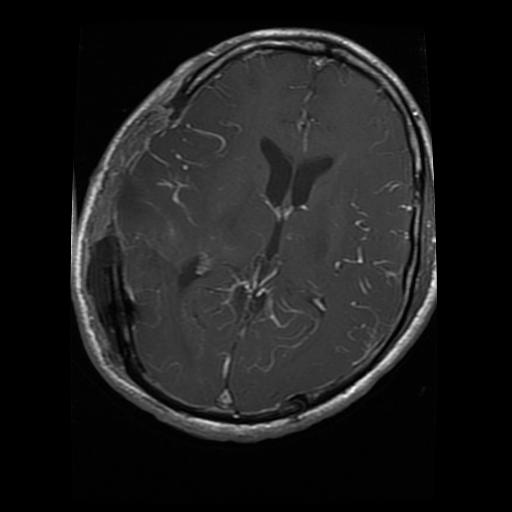
#> input picture Datasets/raw/image_data/main_image_dataset/Testing/glioma/Te-gl_0079.jpg, 512 x 512 px, found by its file name; its folder holds 4 pictures in this run
$ jupyter execute --allow-errors eda_image_data.ipynb
#> lines starting #> are read from the running program, lines starting #| are printed output that depends on the picture
[cell 1]
import os
print("Current working directory:", os.getcwd())
print("Does the Training folder exist?",
      os.path.exists(r"C:\Users\temisola\DMML-Dubai-UG-Group-2\Datasets\raw\image_data\main_image_dataset\Testing\glioma"))

[cell 2]
import os, cv2
import numpy as np
from tqdm import tqdm
import matplotlib.pyplot as plt
import seaborn as sns
from collections import Counter
import random

[cell 3]
# Define directories
raw_dir = r"C:\Users\temisola\DMML-Dubai-UG-Group-2\Datasets\raw\image_data\main_image_dataset"
train_dir = os.path.join(raw_dir, "Training")
test_dir = os.path.join(raw_dir, "Testing")
clean_dir = "Datasets/processed/cleaned_images"

#Create output directory if it doesn't exist
os.makedirs(clean_dir, exist_ok=True)
os.makedirs(f"{clean_dir}/Training", exist_ok=True)
os.makedirs(f"{clean_dir}/Testing", exist_ok=True)


IMG_SIZE = (128, 128)
categories = ['glioma', 'meningioma', 'pituitary', 'notumor']

#method to clean and resize images
def clean_and_resize(src_folder, dest_folder):
    for category in categories:
        src_path = os.path.join(src_folder, category)
        dest_path = os.path.join(dest_folder, category)
        os.makedirs(dest_path, exist_ok=True)

        for img_name in tqdm(os.listdir(src_path), desc=f"Cleaning {category}"):
            img_path = os.path.join(src_path, img_name)
            try:
                img = cv2.imread(img_path)
#> img is the input picture: shape (512, 512, 3); min 0, max 255, mean 29.2
                if img is not None:
                    img = cv2.resize(img, IMG_SIZE)
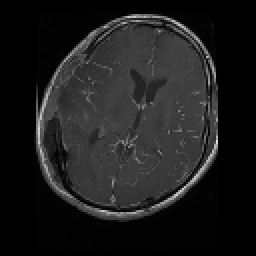
#> img: shape (128, 128, 3) (shown 2 times larger); min 0, max 225, mean 29.2
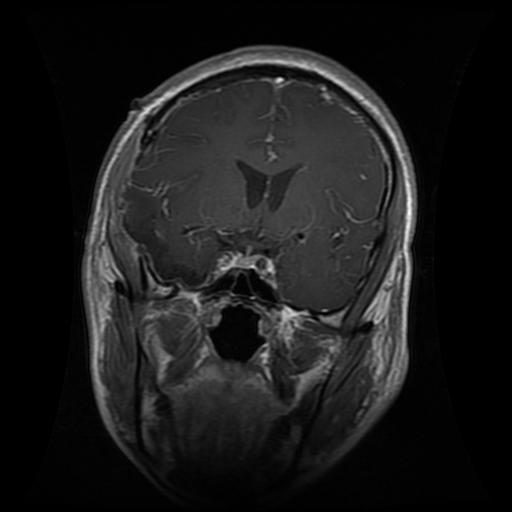
#> input picture Datasets/raw/image_data/main_image_dataset/Testing/glioma/Te-gl_0134.jpg, 512 x 512 px, found by its file name
#> further down, img is the input picture: shape (512, 512, 3); min 0, max 254, mean 26.6
                    cv2.imwrite(os.path.join(dest_path, img_name), img)
            except Exception as e:
                print(f"Error: {e} on {img_name}")

# Clean both Training and Testing
#> (the rest of this cell did not finish here and is left out)

[cell 4]
clean_dir = r"C:\Users\temisola\DMML-Dubai-UG-Group-2\Datasets\processed\Image_data\Training"
categories = ['glioma', 'meningioma', 'notumor', 'pituitary']

#> (a cell that did not finish here is left out)

[cell 6]
#Visual inspection of random samples
fig, axes = plt.subplots(1, 4, figsize=(12, 4))
#> (the rest of this cell did not finish here and is left out)
